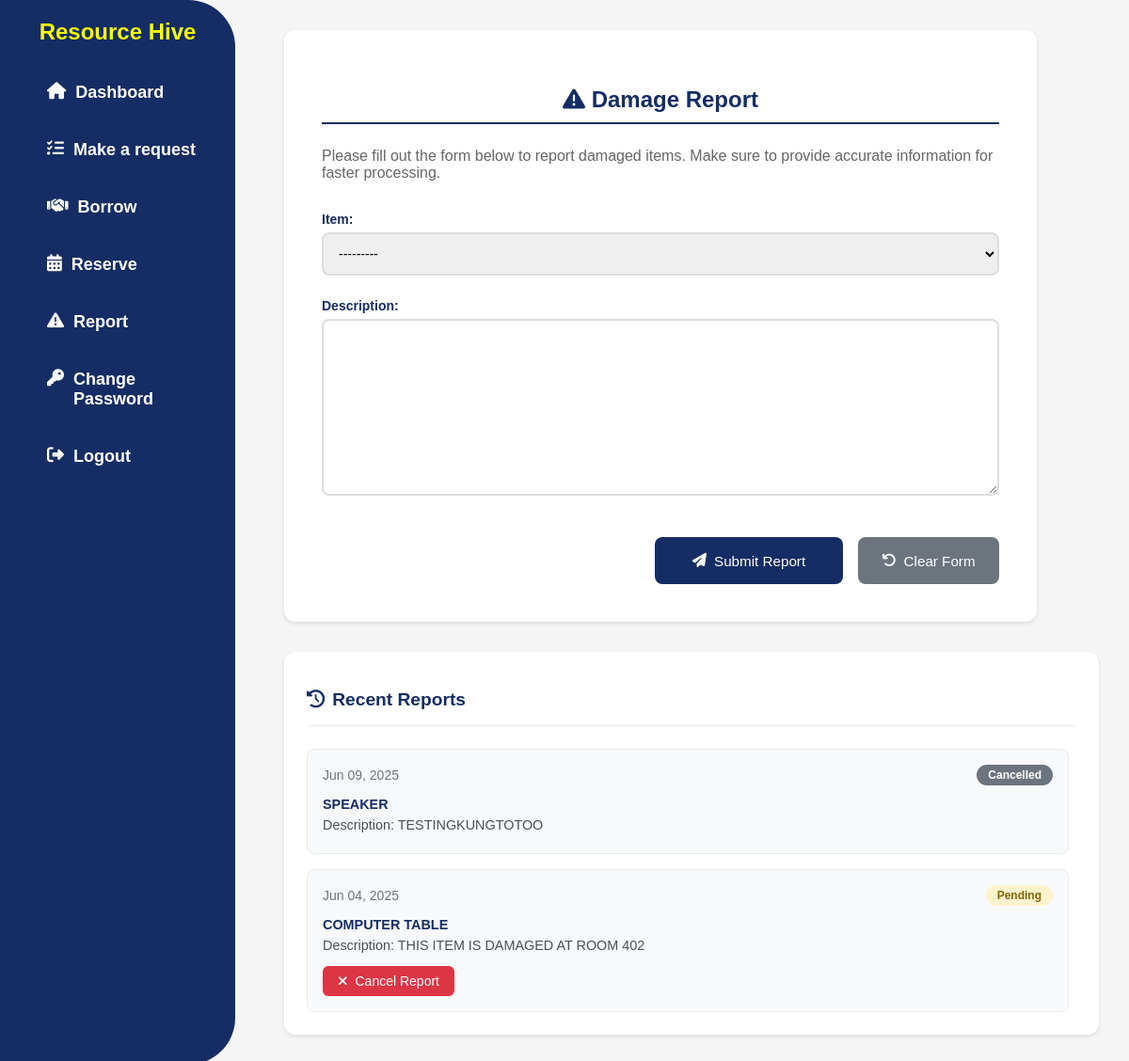
Screenshot of /userpanel/user_report/ (signed in) with the database file from the repository.
### app/models.py (models this page shows, shortened)
class DamageReport(models.Model):
    STATUS_CHOICES = [
        ('pending', 'Pending'),
        ('reviewed', 'Reviewed'),
        ('resolved', 'Resolved'),
    ]
    user = models.ForeignKey(User, on_delete=models.CASCADE)
    item = models.ForeignKey(Property, on_delete=models.CASCADE)
    description = models.TextField()
    status = models.CharField(max_length=20, choices=STATUS_CHOICES, default='pending')
    remarks = models.TextField(blank=True, null=True)
    report_date = models.DateTimeField(auto_now_add=True)

class Property(models.Model):
    CONDITION_CHOICES = [
        ('In good condition', 'In good condition'),
        ('Needing repair', 'Needing repair'),
        ('Unserviceable', 'Unserviceable'),
        ('Obsolete', 'Obsolete'),
        ('No longer needed', 'No longer needed'),
        ('Not used since purchased', 'Not used since purchased'),
    ]
    AVAILABILITY_CHOICES = [
        ('available', 'Available'),
        ('not_available', 'Not Available'),
    ]
    property_number = models.CharField(max_length=100, unique=True, null=True, blank=True)
    property_name = models.CharField(max_length=100)
    category = models.ForeignKey(PropertyCategory, on_delete=models.SET_NULL, null=True, blank=True)
    description = models.TextField(null=True, blank=True)
    barcode = models.CharField(max_length=150, unique=True, null=True, blank=True)
    unit_of_measure = models.CharField(max_length=50, null=True, blank=True)
    unit_value = models.DecimalField(
        max_digits=10, decimal_places=2,
        blank=True, null=True,
        validators=[MinValueValidator(0)]
    )
    overall_quantity = models.PositiveIntegerField(validators=[MinValueValidator(0)], default=0)
    quantity = models.PositiveIntegerField(validators=[MinValueValidator(0)], default=0)
    location = models.CharField(max_length=255, null=True, blank=True)
    condition = models.CharField(max_length=100, choices=CONDITION_CHOICES, default='In good condition')
    availability = models.CharField(max_length=20, choices=AVAILABILITY_CHOICES, default='available')
    is_archived = models.BooleanField(default=False)
    def __str__(self):
        if self.property_number:
            return f"{self.property_name} ({self.property_number})"
        return self.property_name

### userpanel/views.py (the view, shortened to what this page needs)
# urls.py: path('user_report/', UserReportView.as_view(), name='user_report'),
class UserReportView(PermissionRequiredMixin, TemplateView):
    template_name = 'userpanel/user_report.html'
    permission_required = 'app.view_user_module'
    def get(self, request):
        form = DamageReportForm()
        recent_requests = DamageReport.objects.filter(user=request.user).order_by('-report_date')[:5]
        recent_requests_data = [{
            'id': req.id,
            'item': req.item.property_name,
            'status': req.status,
            'date': req.report_date,
            'description': req.description
        } for req in recent_requests]
        return render(request, self.template_name, {
            'form': form,
            'recent_requests': recent_requests_data
        })

### userpanel/forms.py
class DamageReportForm(forms.ModelForm):
    error_css_class = 'error'
    required_css_class = 'required'
    class Meta:
        model = DamageReport
        fields = ['item', 'description']

### userpanel/templates/userpanel/user_report.html (shortened to what this page needs)
{% extends 'userpanel/user_base.html' %}
{% block content %}
<div class="request-page-layout">
    <main class="request-form-container">
        <h1><i class="fas fa-exclamation-triangle"></i> Damage Report</h1>
        <p class="form-description">Please fill out the form below to report damaged items. Make sure to provide accurate information for faster processing.</p>
        <form method="post" action="{% url 'user_report' %}" class="request-form">
            {{ form.as_p }}
            <div class="form-actions">
                <button type="submit" class="btn-submit">
                    <i class="fas fa-paper-plane"></i> Submit Report
                </button>
                <button type="reset" class="btn-reset">
                    <i class="fas fa-undo"></i> Clear Form
                </button>
            </div>
        </form>
    </main>
    <aside class="recent-requests">
        <h2><i class="fas fa-history"></i> Recent Reports</h2>
        {% if recent_requests %}
            <div class="requests-list">
                {% for request in recent_requests %}
                <div class="request-card" data-request-id="{{ request.id }}">
                    <div class="request-header">
                        <span class="request-date">{{ request.date|date:"M d, Y" }}</span>
                        <span class="status-badge status-{{ request.status|lower }}">{{ request.status|title }}</span>
                    </div>
                    <div class="request-details">
                        <p class="supply-name">{{ request.item }}</p>
                        <p class="description">Description: {{ request.description|truncatechars:100 }}</p>
                        {% if request.status == 'pending' %}
                        <button class="btn-cancel-request" data-request-id="{{ request.id }}" data-request-type="damage-report">
                            <i class="fas fa-times"></i> Cancel Report
                        </button>
                        {% endif %}
                    </div>
                </div>
                {% endfor %}
            </div>
        {% else %}
            <div class="no-requests">
                <i class="fas fa-inbox"></i>
                <p>No recent damage reports found</p>
            </div>
        {% endif %}
    </aside>
</div>
{% endblock %}

### static/css/userStyle.css (style rules this page uses)
body { font-family: Arial, sans-serif; margin: 0; padding: 0; background-color: whitesmoke; }
h1 { text-align: center; margin-top: 20px; color: #fbff00; }
.request-form-container { background-color: white; margin: 2% auto; padding: 30px; border-radius: 12px; width: 60%; max-width: 800px; max-height: 85vh; overflow-y: auto; position: relative; margin-left: 350px; box-shadow: 0 4px 20px rgba(0, 0, 0, 0.08); }
.request-form-container h1 { font-size: 24px; color: #152d64; text-align: center; border-bottom: 2px solid #152d64; padding-bottom: 10px; margin-bottom: 25px; }
.request-form-container form { display: block; width: 100%; }
.request-form-container form p { display: flex; flex-direction: column; }
.request-form-container form p label { font-weight: bold; color: #152d64; margin-bottom: 6px; font-size: 14px; }
.request-form-container form p input, .request-form-container form p select, .request-form-container form p textarea { padding: 12px; border: 2px solid #ddd; border-radius: 8px; font-size: 14px; transition: border-color 0.3s ease; }
.btn-submit { background-color: #152d64; color: white; padding: 0.875rem 1.75rem; border: none; border-radius: 8px; cursor: pointer; font-size: 1rem; font-weight: 600; transition: all 0.2s ease; width: 100%; max-width: 200px; margin-top: 20px; }
.btn-reset { background-color: #878c99; color: white; border: none; padding: 8px 16px; border-radius: 4px; cursor: pointer; transition: background-color 0.3s; height: 50px; margin-top: 20px; }
.status-badge { padding: 6px 12px; border-radius: 12px; font-size: 0.85em; font-weight: 500; text-transform: capitalize; display: inline-block; }
.status-pending { background-color: #fff3cd; color: #856404; }
.status-cancelled { background-color: #e2e3e5; color: #383d41; }

### rows the page displays
DamageReport: date "Jun 09, 2025", status "Cancelled", description "TESTINGKUNGTOTOO"
Property: item "SPEAKER"
DamageReport: date "Jun 04, 2025", status "Pending", description "THIS ITEM IS DAMAGED AT ROOM 402"
Property: item "COMPUTER TABLE"
